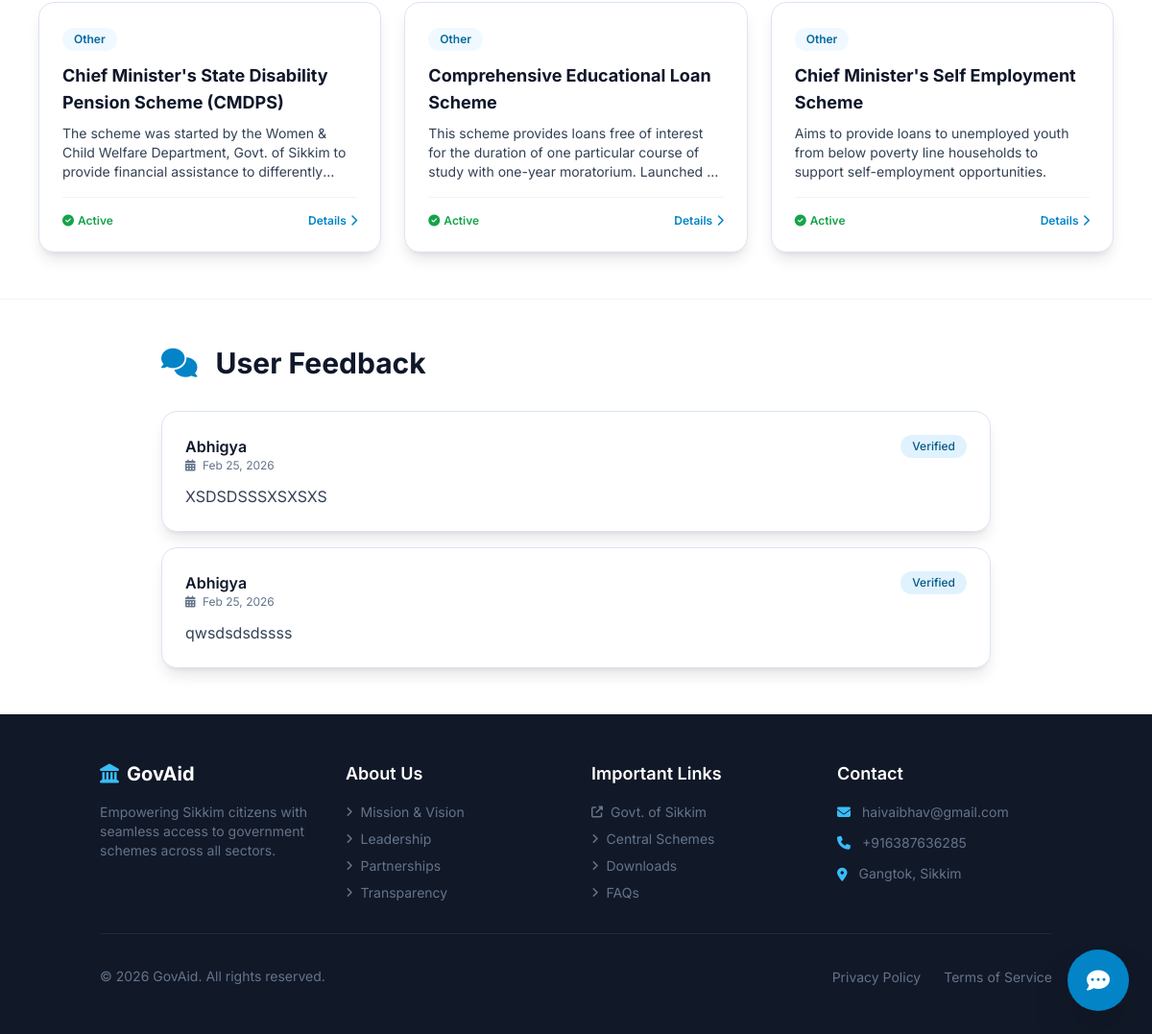
/scheme/chief-ministers-annual-and-total-health-checkup-catch/ (lower part), run on an earlier commit of the app's database.
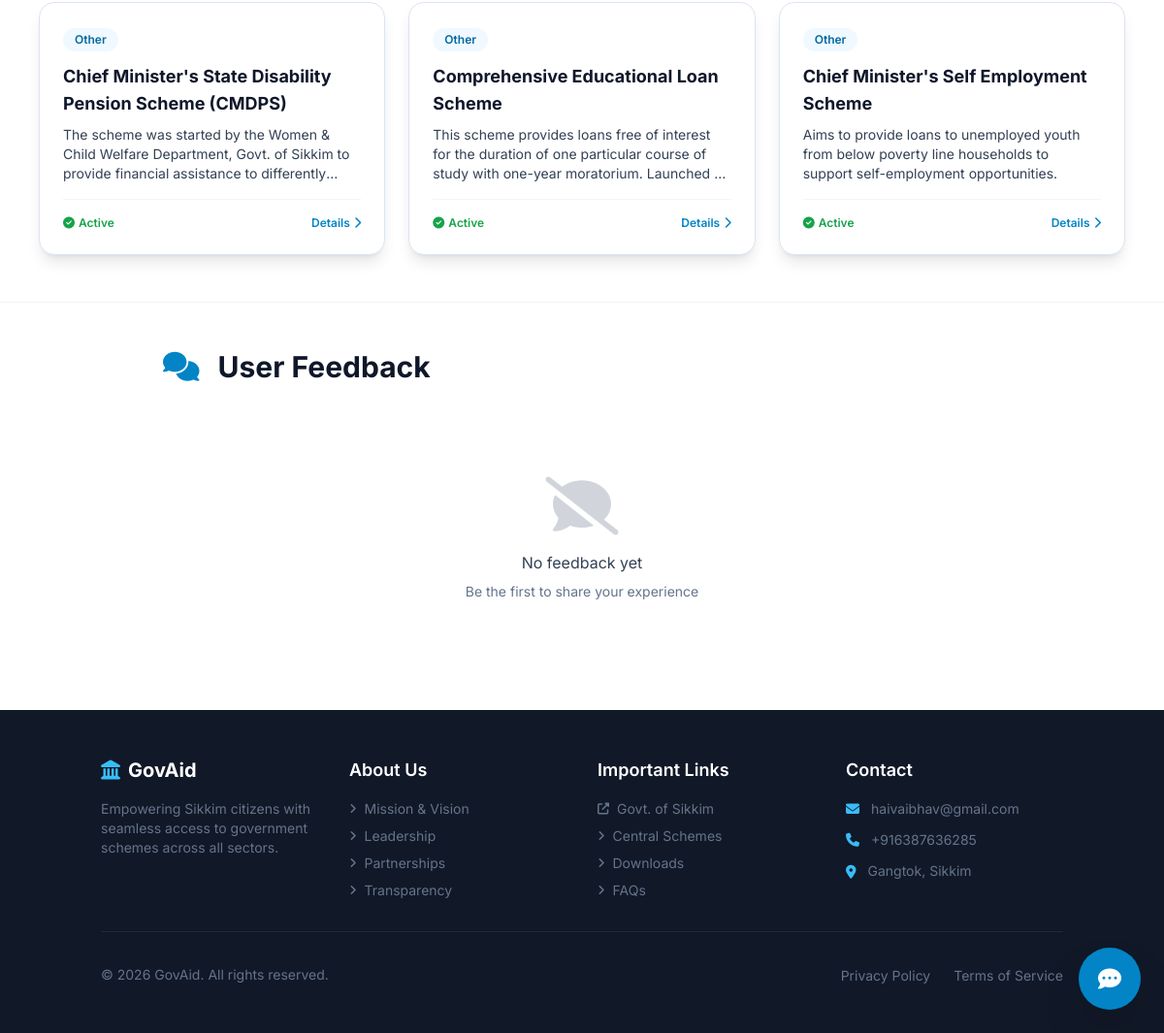
And on a later commit of the database.
### schemesapp/models.py (models this page shows, shortened)
class Scheme(models.Model):
    CATEGORY_CHOICES = [
        ('education', 'Education'),
        ('health', 'Health'),
        ('agriculture', 'Agriculture'),
        ('business', 'Business'),
        ('social', 'Social Welfare'),
        ('employment', 'Employment'),
        ('infrastructure', 'Infrastructure'),
        ('sports', 'Sports'),
        ('women', 'Women Empowerment'),
        ('other', 'Other'),
    ]
    name = models.CharField(max_length=255)
    slug = models.SlugField(max_length=300, unique=True, blank=True)
    objective = models.TextField()
    benefits = models.TextField()
    agency = models.CharField(max_length=255)
    full_description = models.TextField(blank=True, null=True)
    category = models.CharField(max_length=50, choices=CATEGORY_CHOICES, default='other')
    website = models.URLField(blank=True, null=True)
    contact_email = models.EmailField(blank=True, null=True)
    contact_phone = models.CharField(max_length=20, blank=True, null=True)
    application_deadline = models.DateField(blank=True, null=True)
    created_at = models.DateTimeField(auto_now_add=True, null=True, blank=True)
    updated_at = models.DateTimeField(auto_now=True, null=True, blank=True)
    GENDER_CHOICES = [
    ('M' ,'Male'),
    ('F' ,'Female'),
    ('T', "Transgender")
    ]
    MARITIAL_CHOICES = [
    ('MARRIED' ,'Married'),
    ('NOT MARRIED' ,'Never Married'),
    ('WIDOWED', "Widowed"),
    ('DIVORCEE', "Divorcee")
    ]
    CASTE_CHOICES = [
    ('G' ,'General'),
    ('OBC' ,'Other Backward Caste(OBC)'),
    ('PVTG', "Particularly Vulnarable Tribal Group"),
    ('SC', "Scheduled Class"),
    ('ST', "Scheduled Tribe")
    ]
    gender= models.CharField(max_length=50, choices=GENDER_CHOICES, blank=True, null=True)
    min_age = models.IntegerField(blank=True, null=True)
    max_age = models.IntegerField(blank=True, null=True)
    maritial_status = models.CharField(max_length=50, choices=MARITIAL_CHOICES, blank=True, null=True)
    location = models.CharField(max_length=100, choices=[('rural', "Rural"),('urban', "Urban")], blank=True, null=True)
    caste = models.CharField(max_length=100, choices=CASTE_CHOICES, blank=True, null=True)
    disability = models.BooleanField(blank=True, null=True, default=None)
    minority = models.BooleanField(blank=True, null=True, default=None)
    below_poverty_line = models.BooleanField(blank=True, null=True, default=None)
    max_income = models.PositiveIntegerField(blank=True, null=True, default=None)

class Feedback(models.Model):
    user = models.ForeignKey(User, on_delete=models.CASCADE, null=True, blank=True)
    scheme = models.ForeignKey(Scheme, on_delete=models.CASCADE, null=True, blank=True)
    reply = models.TextField(blank=True, null=True)
    message = models.TextField()
    submitted_at = models.DateTimeField(auto_now_add=True)

### schemesapp/views.py (the view)
# urls.py: path('scheme/<slug:slug>/', views.scheme_detail_slug, name='scheme_detail_slug'),
def scheme_detail_slug(request, slug):
    scheme = get_object_or_404(Scheme, slug=slug)
    feedbacks = Feedback.objects.filter(scheme=scheme).order_by('-submitted_at')
    if request.method == 'POST':
        form = FeedbackForm(request.POST)
        if form.is_valid():
            feedback = form.save(commit=False)
            feedback.scheme = scheme
            feedback.user = request.user
            feedback.save()
            return redirect('scheme_detail_slug', slug=slug)
    else:
        form = FeedbackForm()
    related_schemes = Scheme.objects.filter(category=scheme.category).exclude(id=scheme.id).order_by('-updated_at')[:3]
    if not related_schemes.exists():
        related_schemes = Scheme.objects.exclude(id=scheme.id).order_by('-updated_at')[:3]
    clean_base = request.build_absolute_uri('/')[:-1]
    breadcrumbs = [
        {'name': 'Home', 'url': f"{clean_base}/"},
        {'name': 'All Schemes', 'url': f"{clean_base}/schemes/"},
        {'name': scheme.name, 'url': f"{clean_base}/scheme/{scheme.slug}/"},
    ]
    context = {
        'scheme': scheme,
        'feedbacks': feedbacks,
        'form': form,
        'breadcrumbs': breadcrumbs,
        'related_schemes': related_schemes,
    }
    return render(request, 'schemesapp/scheme_detail.html', context)

### schemesapp/context_processors.py (called while the page is built, shortened)
def global_user_context(request):
    if not request.user.is_authenticated:
        return {
            'notifications': [],
            'unread_notifications_count': 0,
            'user_applications_count': 0,
            'user_is_employee': False,
        }

### schemesapp/templatetags/group_filters.py (called while the page is built)
@register.filter(name='has_group')
def has_group(user, group_name):
    return user.groups.filter(name=group_name).exists()

### schemesapp/templates/schemesapp/scheme_detail.html (shortened to what this page needs)
{% extends "base.html" %}
{% load static %}
{% block content %}
{% if related_schemes %}
<section class="py-12 bg-white dark:bg-gray-800/60 border-t border-b border-gray-100 dark:border-gray-800">
  <div class="container mx-auto px-4 max-w-6xl">
    <div class="grid grid-cols-1 md:grid-cols-3 gap-6">
      {% for rel in related_schemes %}
      <div class="card p-6 hover:shadow-xl transition-all duration-300 flex flex-col justify-between group">
        <div>
          <span class="inline-block px-3 py-1 rounded-full text-xs font-semibold bg-primary-50 text-primary-700 dark:bg-primary-900/40 dark:text-primary-300 mb-3">
            {{ rel.get_category_display }}
          </span>
          <h3 class="text-lg font-bold text-gray-900 dark:text-white group-hover:text-primary-600 dark:group-hover:text-primary-400 transition-colors line-clamp-2 mb-2">
            <a href="{% url 'scheme_detail_slug' slug=rel.slug %}">
              {{ rel.name }}
            </a>
          </h3>
          <p class="text-sm text-gray-600 dark:text-gray-300 line-clamp-3 mb-4">
            {{ rel.objective }}
          </p>
        </div>
        <div class="pt-4 border-t border-gray-100 dark:border-gray-700/60 flex items-center justify-between">
          <span class="text-xs text-green-600 dark:text-green-400 font-semibold flex items-center gap-1">
            <i class="fas fa-circle-check text-xs"></i> Active
          </span>
          <a
            href="{% url 'scheme_detail_slug' slug=rel.slug %}"
            class="text-xs font-semibold text-primary-600 dark:text-primary-400 hover:text-primary-700 flex items-center gap-1"
            aria-label="View eligibility and details for {{ rel.name }}"
          >
            Details <i class="fas fa-chevron-right text-[10px]"></i>
          </a>
        </div>
      </div>
      {% endfor %}
    </div>
  </div>
</section>
{% endif %}
<section class="py-12 bg-white dark:bg-gray-800">
  <div class="container mx-auto px-4 max-w-4xl">
    <h2 class="text-3xl font-bold text-gray-900 dark:text-white mb-8">
      <i
        class="fas fa-comments text-primary-600 dark:text-primary-400 mr-3"
      ></i>
      User Feedback
    </h2>
    {% if feedbacks %}
    <div class="space-y-4">
      {% for feedback in feedbacks %}
      <div class="card p-6 border-l-4 border-primary-500">
        <div class="flex items-start justify-between mb-3">
          <div>
            <p class="font-semibold text-gray-900 dark:text-white">
              {{ feedback.user.username }}
            </p>
            <p class="text-xs text-gray-500 dark:text-gray-400">
              <i class="fas fa-calendar-alt mr-1"></i>
              {{ feedback.submitted_at|date:"M d, Y" }}
            </p>
          </div>
          <span class="badge badge-primary text-xs">Verified</span>
        </div>
        <p class="text-gray-700 dark:text-gray-300">{{ feedback.message }}</p>
      </div>
      {% endfor %}
    </div>
    {% else %}
    <div class="empty-state">
      <i
        class="fas fa-comment-slash text-6xl text-gray-300 dark:text-gray-600 mb-4"
      ></i>
      <p class="text-gray-600 dark:text-gray-400">No feedback yet</p>
      <p class="text-gray-500 dark:text-gray-500 text-sm mt-2">
        Be the first to share your experience
      </p>
    </div>
    {% endif %}
  </div>
</section>
{% endblock %}

What changed in the data, as far as the page shows it:
removed Feedback: user.username "Abhigya", submitted_at "Feb 25, 2026", message "XSDSDSSSXSXSXS"
removed Feedback: user.username "Abhigya", submitted_at "Feb 25, 2026", message "qwsdsdsdssss"
Also different on the page:
text now shown: "No feedback yet Be the first to share your experience"
